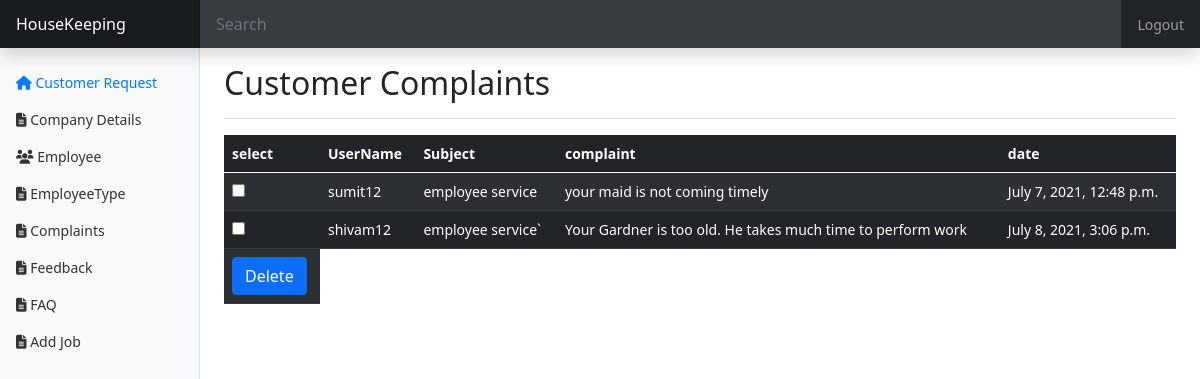
/complaint/ (signed in), run on the app's committed database.
### housekeeping/models.py (models this page shows)
class Complaint(models.Model):
    username = models.CharField(max_length=20, null=False)
    subject = models.CharField(max_length=20, null=False)
    complaint_text = models.TextField(null=False)
    status = models.CharField(max_length=10, null=False, default="")
    date = models.DateTimeField(default=timezone.now, editable=False, )

### housekeeping/adminviews.py (the view)
# urls.py: path("complaint/", adminviews.complaint, name="complaint"),
def complaint(request):
    comp = Complaint.objects.all()
    param = {
        "Complaint": comp
    }
    return render(request, "admin/complaint.html", param)

### housekeeping/templates/admin/complaint.html (shortened to what this page needs)
{% extends 'admin/adminTemplate.html'%}
{%block body%}
{%if user.is_authenticated%}
{% load static %}
  <main class="col-md-9 ms-sm-auto col-lg-10 px-md-4">
                <div
                    class="d-flex justify-content-between flex-wrap flex-md-nowrap align-items-center pt-3 pb-2 mb-3 border-bottom">
                    <h1 class="h2">Customer Complaints</h1>
                </div>
      {% if Complaint %}
      <form method="post" action="/deletecomplaint/">
                <div class="table-responsive">
                <table class="table table-dark table-striped">
                    <thead>
                      <tr>
                          <th scope="col">select</th>
                        <th scope="col">UserName</th>
                        <th scope="col">Subject</th>
                        <th scope="col">complaint</th>
                        <th scope="col">date</th>
                      </tr>
                    </thead>
                    <tbody>
                    {% for comp in Complaint %}
                      <tr>
                          <th scope="row"><input type="checkbox" name="chk" value="{{comp.id}}"></th>
                        <td>{{comp.username}}</td>
                        <td>{{comp.subject}}</td>
                        <td>{{comp.complaint_text}}</td>
                        <td>{{comp.date}}</td>
                      </tr>
                    {%endfor%}
                    <tr>
                        <th><button type="submit" class="btn btn-primary">Delete</button></th>
                    </tr>
                    </tbody>
                  </table>
                </div>
      </form>
      {% else %}
      <h2>No Complaint</h2>
      {%endif%}
  </main>
{%endif%}
{%endblock%}

### housekeeping/static/housekeeping/css/admin.css (style rules this page uses)
body { font-size: .875rem; }

### data on the page
Complaint: username "sumit12", subject "employee service", complaint_text "your maid is not coming timely", date "July 7, 2021, 12:48 p.m."
Complaint: username "shivam12", subject "employee service`", complaint_text "Your Gardner is too old. He takes much time to perform work", date "July 8, 2021, 3:06 p.m."
